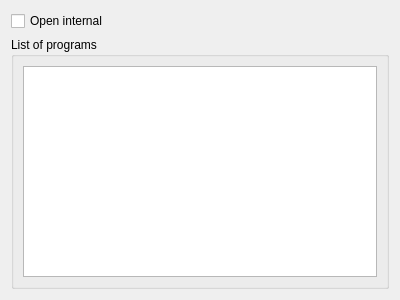
<?xml version="1.0" encoding="UTF-8"?>
<ui version="4.0">
 <class>OpenWithConfigUI</class>
 <widget class="QWidget" name="OpenWithConfigUI">
  <property name="geometry">
   <rect>
    <x>0</x>
    <y>0</y>
    <width>400</width>
    <height>300</height>
   </rect>
  </property>
  <property name="windowTitle">
   <string/>
  </property>
  <layout class="QVBoxLayout" name="verticalLayout_3">
   <item>
      <widget class="QCheckBox" name="internal">
       <property name="text">
        <string>Open internal</string>
       </property>
      </widget>
     </item>
     <item>
      <widget class="QGroupBox" name="groupBox_2">
       <property name="title">
        <string>List of programs</string>
       </property>
       <layout class="QGridLayout" name="gridLayout_2">
        <item row="0" column="0">
         <widget class="QListView" name="services"/>
        </item>
       </layout>
      </widget>
   </item>
  </layout>
 </widget>
 <resources/>
 <connections/>
</ui>
